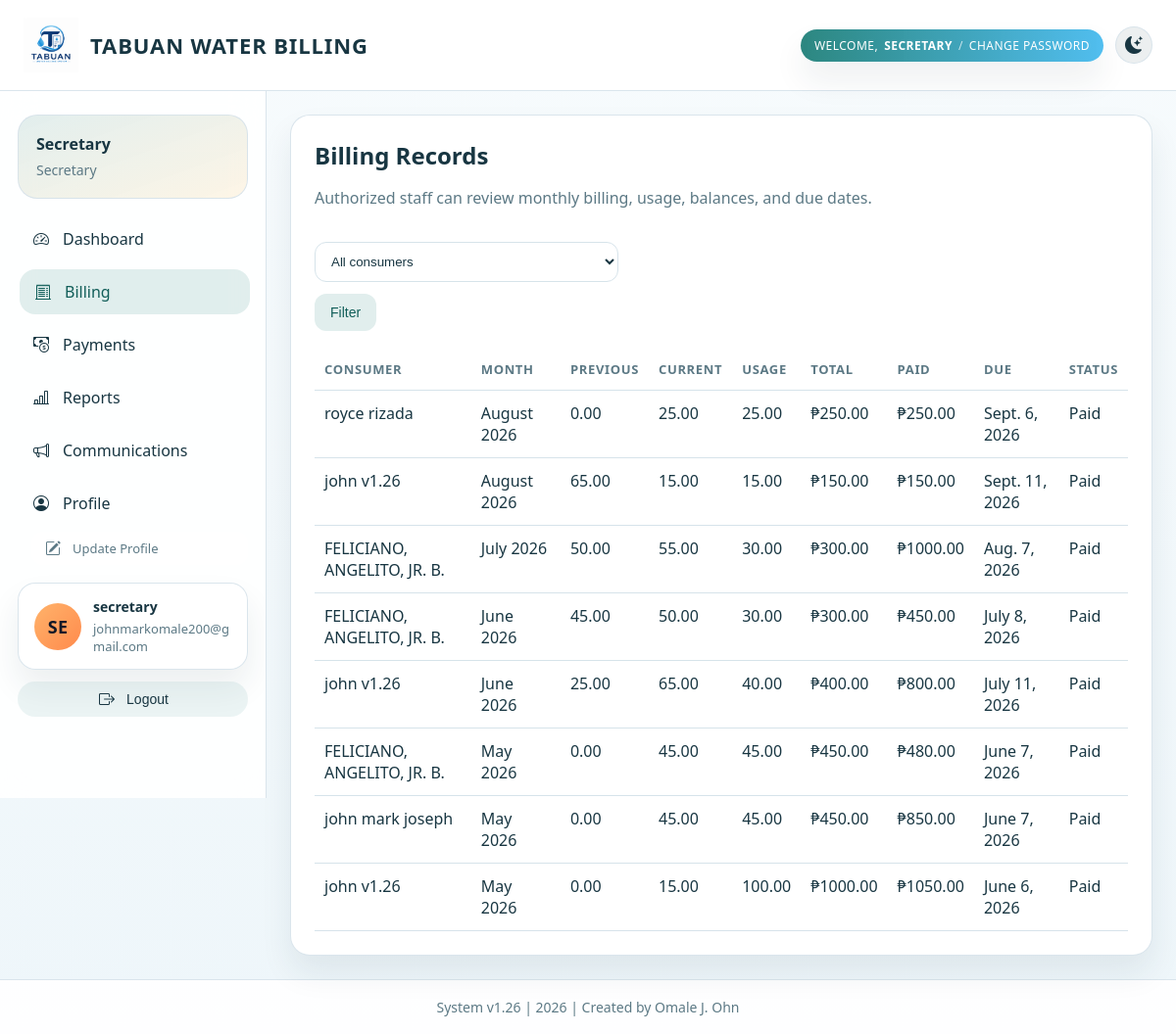
The app's page /billing/ (signed in) with its own data.
### billing/models.py (models this page shows, shortened)
class ConsumerProfile(models.Model):
    class Roles(models.TextChoices):
        ADMIN = 'admin', 'Admin'
        SECRETARY = 'secretary', 'Secretary'
        TREASURER = 'treasurer', 'Treasurer'
        READER = 'reader', 'Reading Panel'
        CONSUMER = 'consumer', 'Consumer'
    user = models.OneToOneField(settings.AUTH_USER_MODEL, on_delete=models.CASCADE)
    full_name = models.CharField(max_length=255)
    email = models.EmailField(blank=True)
    contact = models.CharField(max_length=50, blank=True)
    address = models.TextField(blank=True)
    role = models.CharField(max_length=20, choices=Roles.choices, default=Roles.CONSUMER)
    photo = models.ImageField(upload_to='profiles/', blank=True, null=True)
    created_at = models.DateTimeField(auto_now_add=True)

class BillingRecord(models.Model):
    class Statuses(models.TextChoices):
        PENDING = 'pending', 'Pending'
        PAID = 'paid', 'Paid'
        OVERDUE = 'overdue', 'Overdue'
    consumer = models.ForeignKey(Consumer, on_delete=models.CASCADE, related_name='billings')
    billing_month = models.DateField(help_text='Use the first day of the billing month.')
    previous_reading = models.DecimalField(max_digits=10, decimal_places=2, default=0)
    current_reading = models.DecimalField(max_digits=10, decimal_places=2, default=0)
    usage_m3 = models.DecimalField(max_digits=10, decimal_places=2, default=0)
    rate_per_m3 = models.DecimalField(max_digits=10, decimal_places=2, default=20)
    total_amount = models.DecimalField(max_digits=10, decimal_places=2, default=0)
    amount_paid = models.DecimalField(max_digits=10, decimal_places=2, default=0)
    status = models.CharField(max_length=20, choices=Statuses.choices, default=Statuses.PENDING)
    billing_date = models.DateField()
    due_date = models.DateField()
    created_at = models.DateTimeField(auto_now_add=True)
    class Meta:
        ordering = ['-billing_month', '-created_at']

class Consumer(models.Model):
    class Statuses(models.TextChoices):
        ACTIVE = 'active', 'Active'
        INACTIVE = 'inactive', 'Inactive'
    profile = models.OneToOneField(
        ConsumerProfile,
        on_delete=models.SET_NULL,
        null=True,
        blank=True,
        related_name='consumer_record',
    )
    full_name = models.CharField(max_length=255)
    address = models.TextField(blank=True)
    contact_number = models.CharField(max_length=50, blank=True)
    status = models.CharField(max_length=20, choices=Statuses.choices, default=Statuses.ACTIVE)
    photo = models.ImageField(upload_to='consumers/', blank=True, null=True)
    created_at = models.DateTimeField(auto_now_add=True)

### billing/views.py (the view)
# urls.py: path('billing/', views.billing_list, name='billing'),
@role_required(ConsumerProfile.Roles.ADMIN, ConsumerProfile.Roles.SECRETARY, ConsumerProfile.Roles.TREASURER)
def billing_list(request):
    billings = BillingRecord.objects.select_related('consumer')
    consumer_id = request.GET.get('consumer')
    if consumer_id:
        billings = billings.filter(consumer_id=consumer_id)
    consumers = Consumer.objects.order_by('full_name')
    return render(
        request,
        'billing/billing.html',
        {
            'billings': get_preferred_billing_records(billings),
            'consumers': consumers,
            'selected_consumer': consumer_id,
            'can_add_billing': get_user_role(request.user) == ConsumerProfile.Roles.ADMIN,
        },
    )

### billing/models.py (called while the page is built)
    @classmethod
    def load(cls):
        defaults = {
            'rate_per_m3': Decimal('20.00'),
            'billing_due_days': 15,
            'enable_cash_payments': True,
            'enable_online_payments': True,
            'notify_by_email': True,
            'notify_by_sms': False,
        }
        settings_obj, _ = cls.objects.get_or_create(pk=1, defaults=defaults)
        return settings_obj

### billing/permissions.py (called while the page is built)
def get_user_profile(user, create=False):
    if create:
        return ensure_user_profile(user)
    if not getattr(user, 'is_authenticated', False):
        return None
    return ConsumerProfile.objects.filter(user=user).first()

def get_user_role(user, create=False):
    if not getattr(user, 'is_authenticated', False):
        return None
    if user.is_staff or user.is_superuser:
        return ConsumerProfile.Roles.ADMIN
    profile = get_user_profile(user, create=create)
    return profile.role if profile else ConsumerProfile.Roles.CONSUMER

def get_linked_consumer(user):
    profile = get_user_profile(user)
    if not profile:
        return None
    return getattr(profile, 'consumer_record', None)

def get_dashboard_route(role):
    return {
        ConsumerProfile.Roles.ADMIN: 'admin_panel',
        ConsumerProfile.Roles.SECRETARY: 'secretary_panel',
        ConsumerProfile.Roles.TREASURER: 'treasurer_panel',
        ConsumerProfile.Roles.READER: 'reader_panel',
        ConsumerProfile.Roles.CONSUMER: 'consumer_panel',
    }.get(role, 'consumer_panel')

def get_dashboard_url_for_user(user):
    return get_dashboard_route(get_user_role(user, create=True))

def role_required(*allowed_roles):
    def decorator(view_func):
        @login_required
        @wraps(view_func)
        def wrapped(request, *args, **kwargs):
            role = get_user_role(request.user, create=True)
            if role not in allowed_roles:
                messages.error(request, 'You do not have permission to access that page.')
                return redirect(get_dashboard_url_for_user(request.user))
            return view_func(request, *args, **kwargs)
        return wrapped
    return decorator

### billing/services.py (called while the page is built)
def month_start(value):
    if not value:
        return None
    return value.replace(day=1)

### templates/billing/billing.html (shortened to what this page needs)
{% extends 'base.html' %}
{% block content %}
<section class="page-wrap">
    <div class="table-card">
        <div class="toolbar" style="justify-content: space-between; margin-bottom: 18px;">
            <div>
                <h2 class="page-title">Billing Records</h2>
                <p class="muted">Authorized staff can review monthly billing, usage, balances, and due dates.</p>
            </div>
            <form method="get" class="toolbar">
                <select name="consumer">
                    <option value="">All consumers</option>
                </select>
                <button type="submit" class="btn secondary">Filter</button>
            </form>
        </div>
        <table>
            <thead>
                <tr>
                    <th>Consumer</th>
                    <th>Month</th>
                    <th>Previous</th>
                    <th>Current</th>
                    <th>Usage</th>
                    <th>Total</th>
                    <th>Paid</th>
                    <th>Due</th>
                    <th>Status</th>
                </tr>
            </thead>
            <tbody>
                {% for bill in billings %}
                    <tr>
                        <td>{{ bill.consumer.full_name }}</td>
                        <td>{{ bill.billing_month|date:'F Y' }}</td>
                        <td>{{ bill.previous_reading }}</td>
                        <td>{{ bill.current_reading }}</td>
                        <td>{{ bill.usage_m3 }}</td>
                        <td>&#8369;{{ bill.total_amount }}</td>
                        <td>&#8369;{{ bill.amount_paid }}</td>
                        <td>{{ bill.due_date }}</td>
                        <td>{{ bill.get_status_display }}</td>
                    </tr>
                {% empty %}
                    <tr><td colspan="9" class="empty-state">No billing records found.</td></tr>
                {% endfor %}
            </tbody>
        </table>
    </div>
</section>
{% endblock %}

### templates/base.html (shortened to what this page needs)
{% load static %}
<!DOCTYPE html>
<html lang="en">
<head>
    <link rel="stylesheet" href="https://cdn.jsdelivr.net/npm/bootstrap-icons@1.11.3/font/bootstrap-icons.min.css">
</head>
<body>
    <header class="site-header">
        <div class="header-wrap">
            <div class="header-brand">
                <img src="{% static 'legacy_img/tabuan-logo.png' %}" alt="Tabuan Water Billing System Logo" class="brand-logo">
                <div class="brand-block">
                    <strong>Tabuan Water Billing</strong>
                </div>
            </div>
            <div class="header-actions">
                {% if user.is_authenticated %}
                    <div class="header-utility-nav">
                        <span>Welcome,</span>
                        <span class="header-utility-user">{{ user.username }}</span>
                        <span class="header-utility-separator">/</span>
                        <a href="{% url 'password_change' %}">Change Password</a>
                    </div>
                    <button type="button" class="theme-toggle compact-theme-toggle" id="theme-toggle" aria-label="Switch theme">
                        <i class="bi bi-moon-stars-fill theme-toggle-icon" aria-hidden="true"></i>
                    </button>
                {% endif %}
            </div>
        </div>
    </header>
    {% if user.is_authenticated %}
        <div class="app-shell">
            <aside class="app-sidebar" id="app-sidebar">
                <div class="sidebar-panel">
                    <div class="sidebar-user">
                        <strong>{{ current_profile.full_name|default:user.username }}</strong>
                        <span>{{ current_profile.get_role_display|default:current_role|title }}</span>
                    </div>
                    <nav class="sidebar-nav">
                        {% for item in navigation_items %}
                            <div class="sidebar-link-stack">
                                <a href="{% url item.url_name %}{% if item.fragment %}#{{ item.fragment }}{% endif %}" class="sidebar-link {% if item.active %}active{% endif %}">
                                    <span class="sidebar-link-main">
                                        <i class="sidebar-link-icon bi {{ item.icon|default:'bi-circle' }}" aria-hidden="true"></i>
                                        <span class="sidebar-link-label">{{ item.label }}</span>
                                    </span>
                                </a>
                                {% if item.url_name == 'profile' %}
                                    <a href="{% url 'profile' %}" class="sidebar-sublink {% if current_url_name == 'profile' %}active{% endif %}">
                                        <i class="sidebar-sublink-icon bi bi-pencil-square" aria-hidden="true"></i>
                                        <span>Update Profile</span>
                                    </a>
                                {% endif %}
                            </div>
                        {% endfor %}
                    </nav>
                    <div class="sidebar-footer">
                        <div class="sidebar-account-card">
                            <div class="sidebar-account-avatar">
                                {{ user.username|slice:":2"|upper }}
                            </div>
                            <div class="sidebar-account-copy">
                                <strong>{{ user.username }}</strong>
                                <span>{{ current_profile.email|default:user.email|default:'No email configured' }}</span>
                            </div>
                        </div>
                        <form method="post" action="{% url 'logout' %}" class="nav-inline-form" style="width: 100%;">
                            <button type="submit" class="nav-link-button" style="width: 100%;">
                                <i class="nav-link-icon bi bi-box-arrow-right" aria-hidden="true"></i>
                                <span>Logout</span>
                            </button>
                        </form>
                    </div>
                </div>
            </aside>
            <main class="app-main">
    {% endif %}
    {% block content %}{% endblock %}
    {% if user.is_authenticated %}
            </main>
        </div>
    {% endif %}
    <footer class="system-footer">System v1.26 | 2026 | Created by Omale J. Ohn</footer>
</body>
</html>

### records on screen
ConsumerProfile: full_name "Secretary", role "Secretary", email "johnmarkomale200@gmail.com"
BillingRecord: consumer.full_name "royce rizada", billing_month "August 2026", previous_reading "0.00", current_reading "25.00", usage_m3 "25.00", total_amount "250.00", amount_paid "250.00", due_date "Sept. 6, 2026", status "Paid"
BillingRecord: consumer.full_name "john v1.26", billing_month "August 2026", previous_reading "65.00", current_reading "15.00", usage_m3 "15.00", total_amount "150.00", amount_paid "150.00", due_date "Sept. 11, 2026", status "Paid"
BillingRecord: consumer.full_name "FELICIANO, ANGELITO, JR. B.", billing_month "July 2026", previous_reading "50.00", current_reading "55.00", usage_m3 "30.00", total_amount "300.00", amount_paid "1000.00", due_date "Aug. 7, 2026", status "Paid"
BillingRecord: consumer.full_name "FELICIANO, ANGELITO, JR. B.", billing_month "June 2026", previous_reading "45.00", current_reading "50.00", usage_m3 "30.00", total_amount "300.00", amount_paid "450.00", due_date "July 8, 2026", status "Paid"
BillingRecord: consumer.full_name "john v1.26", billing_month "June 2026", previous_reading "25.00", current_reading "65.00", usage_m3 "40.00", total_amount "400.00", amount_paid "800.00", due_date "July 11, 2026", status "Paid"
BillingRecord: consumer.full_name "FELICIANO, ANGELITO, JR. B.", billing_month "May 2026", previous_reading "0.00", current_reading "45.00", usage_m3 "45.00", total_amount "450.00", amount_paid "480.00", due_date "June 7, 2026", status "Paid"
BillingRecord: consumer.full_name "john mark joseph", billing_month "May 2026", previous_reading "0.00", current_reading "45.00", usage_m3 "45.00", total_amount "450.00", amount_paid "850.00", due_date "June 7, 2026", status "Paid"
BillingRecord: consumer.full_name "john v1.26", billing_month "May 2026", previous_reading "0.00", current_reading "15.00", usage_m3 "100.00", total_amount "1000.00", amount_paid "1050.00", due_date "June 6, 2026", status "Paid"

### other values on screen
{{ user.username }} "SECRETARY"
{{ item.label }} "Dashboard" "Billing" "Payments" "Reports" "Communications" "Profile"
{{ user.username|slice:":2"|upper }} "SE"
{{ user.username }} "secretary"
